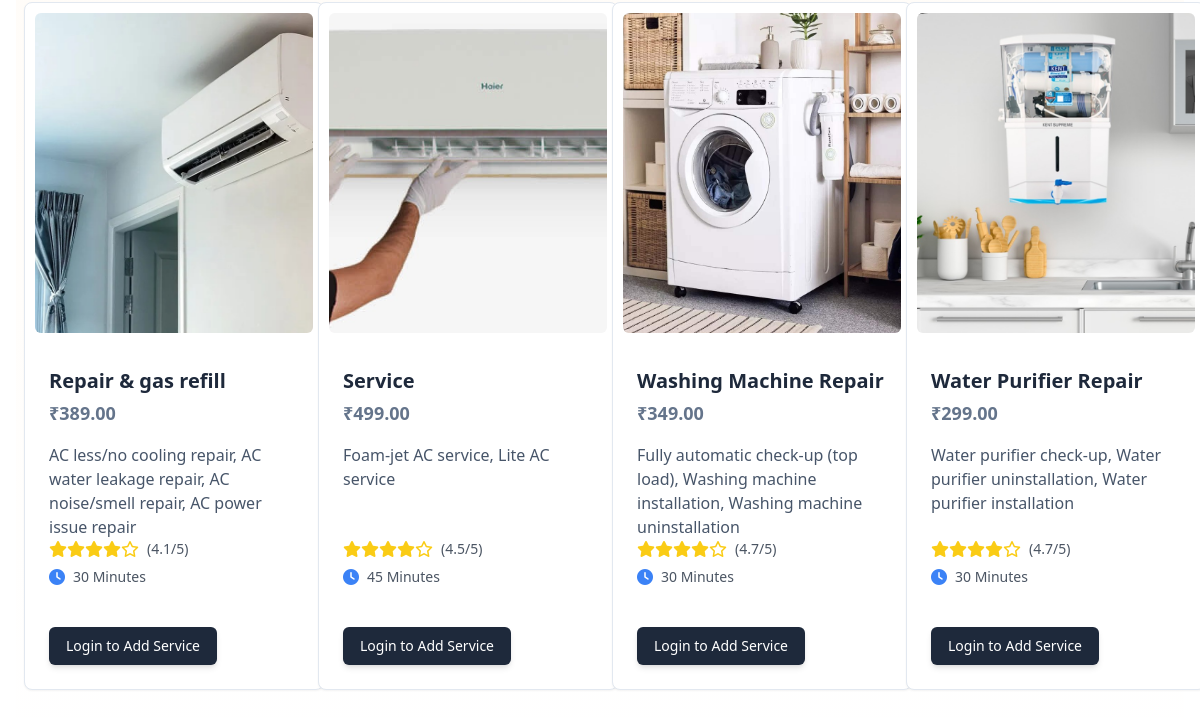
/home/ (lower part), run on an earlier commit of the app's database.
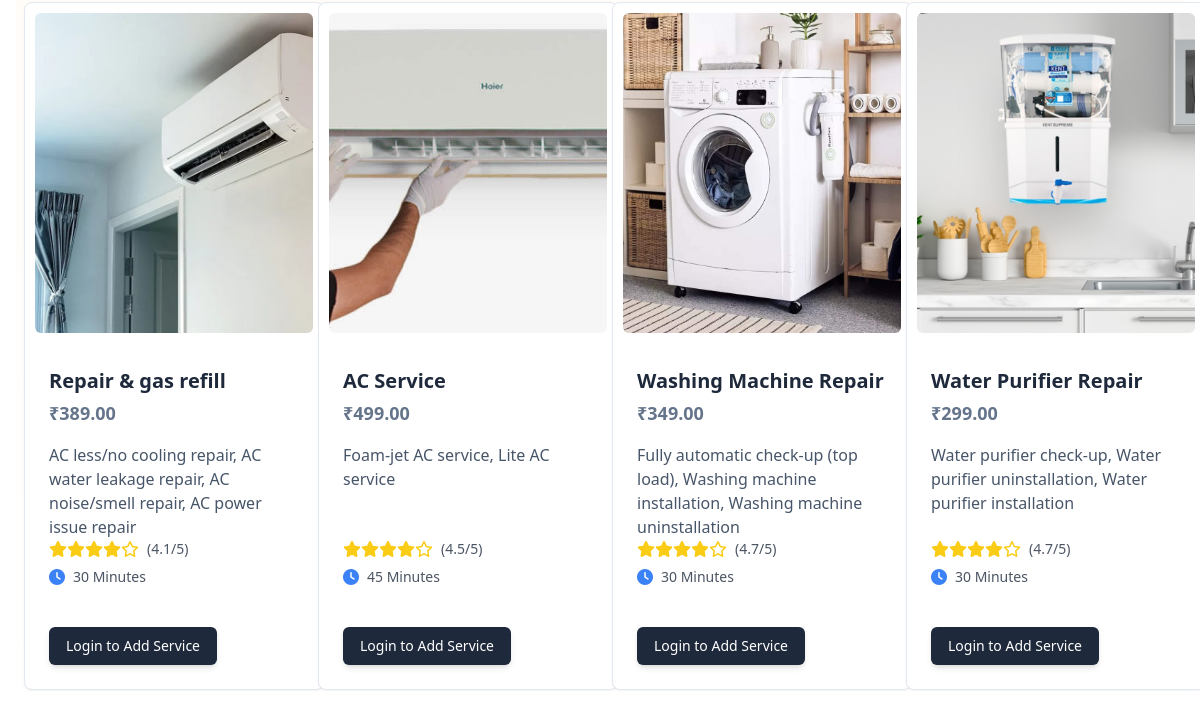
And on a later commit of the database.
### Homeapp/models.py (models this page shows, shortened)
class Service(models.Model):
    SERVICES = [
        ("Plumber", "Plumber"),
        ("Electrician", "Electrician"),
        ("Carpenter", "Carpenter"),
        ("Repair Technician", "Repair Technician"),
        ("Cleaner", "Cleaner"),
        ("Cook", "Cook"),
    ]
    service_id = models.AutoField(primary_key=True)
    provider = models.ForeignKey(ServiceProvider, on_delete=models.CASCADE, related_name="services")
    category = models.CharField(max_length=50, choices=SERVICES, db_index=True)  # Ensure same choices for consistency
    title = models.CharField(max_length=255, db_index=True)
    description = models.TextField()
    price = models.DecimalField(max_digits=10, decimal_places=2, default=0.00)
    duration = models.PositiveIntegerField(default=30)  # Assuming duration in minutes
    service_image = models.ImageField(upload_to="service_images/", blank=True, null=True)
    rating = models.FloatField(default=0.0)

### Homeapp/views.py (the view)
# urls.py: path('home/',views.home,name="home"),
def home(request, id=None):
    allServices = []
    servProd = Service.objects.values('category', 'service_id')
    cats = {item['category'] for item in servProd}
    for cat in cats:
        serv = Service.objects.filter(category=cat)
        n = len(serv)
        nSlides = n//4 + ceil((n/4)-(n//4))
        allServices.append([serv, range(1, nSlides), nSlides])
    allServices.sort(key=lambda x: x[0][0].category if x[0] else "")
    params = {'allServices': allServices}
    return render(request, 'home.html', params)

### templates/Home.html (shortened to what this page needs)
{% extends "base.html" %}
{% load static %}
{% load static tailwind_tags %}
{% block content %}
<main class="mt-16">
    <div class="container mx-auto mt-16 px-4 h-screen max-w-full">
        <div id="hero" class="min-h-screen bg-gradient-to-b from-purple-50 via-orange-50 to-transparent mb-5">
            <div id="hero-container" class="mx-auto px-2 pt-6 pb-16 flex flex-col sm:items-center sm:text-center sm:pt-12 ">
                {% for service, range, nSlides in allServices%}
                <section class="{{ service.0.category }}">
                    <div class="grid grid-cols-1 md:grid-cols-2 lg:grid-cols-4 gap-6">
                        {% for i in service %}
                        <div class="flex flex-col bg-white shadow-sm border border-slate-200 rounded-lg my-6 w-[300px]">
                            <div class="m-2.5 overflow-hidden rounded-md h-80 flex justify-center items-center">
                              <img class="w-full h-full object-cover" src="{{ i.service_image.url }}" alt="profile-picture" />
                            </div>
                            <div class="p-6 text-left">
                              <h4 class="mb-1 text-xl font-semibold text-slate-800 " id="namepr{{i.id}}">
                                {{i.title}}
                              </h4>
                              <p
                                class="text-lg text-left font-bold text-slate-500    uppercase">
                                ₹{{i.price}}
                              </p>
                              <p class="text-base text-slate-600 mt-4 font-light h-24 overflow-hidden">
                                {{ i.description }}
                              </p>
                              <div class="flex items-center mb-2">
                                <div class="flex text-yellow-400">
                                    {% for star in "12345" %}
                                        {% with position=forloop.counter %}
                                            {% if i.rating >= position %}
                                                <i class="fas fa-star"></i>
                                            {% elif i.rating >= position|add:"-0.25" %}
                                                <i class="fas fa-star-three-quarters"></i>
                                            {% elif i.rating >= position|add:"-0.5" %}
                                                <i class="fas fa-star-half-alt"></i>
                                            {% elif i.rating >= position|add:"-0.75" %}
                                                <i class="fas fa-star-quarter"></i>
                                            {% else %}
                                                <i class="far fa-star"></i>
                                            {% endif %}
                                        {% endwith %}
                                    {% endfor %}
                                </div>
                                <span class="text-gray-600 text-sm ml-2">({{ i.rating|floatformat:1 }}/5)</span>
                            </div>
                            <div class="flex items-center justify-between mb-2">
                                <div class="flex items-center">
                                    <i class="fas fa-clock text-blue-500 mr-2"></i>
                                    <span class="text-sm text-gray-600">{{ i.duration }} Minutes</span>
                                </div>
                            </div>
                            </div>
                            {% if request.user.is_authenticated %}
                            <div class="flex p-6 pt-2 gap-7">
                                <span id="divpr{{i.service_id}}" class="divpr">
                                  <button id="pr{{i.service_id}}"  class="cartb min-w-32  rounded-md
                                   bg-slate-800 py-2 px-4 border border-transparent
                                   text-center text-sm text-white transition-all shadow-md
                                   hover:shadow-lg focus:bg-slate-700 focus:shadow-none active:bg-slate-700 hover:bg-slate-700 active:shadow-none disabled:pointer-events-none disabled:opacity-50 disabled:shadow-none" type="button">
                                    Add Service
                                  </button>
                                </span>
                                </div>
                            {% else %}
                            <div class="flex p-6 pt-2 gap-7">
                                <span >
                                    <a href="/authentication">
                                  <button  class="cartb min-w-32  rounded-md
                                   bg-slate-800 py-2 px-4 border border-transparent
                                   text-center text-sm text-white transition-all shadow-md
                                   hover:shadow-lg focus:bg-slate-700 focus:shadow-none active:bg-slate-700 hover:bg-slate-700 active:shadow-none disabled:pointer-events-none disabled:opacity-50 disabled:shadow-none" type="button">
                                    Login to Add Service
                                  </button>
                                </a>
                                </span>
                                </div>
                            {% endif %}
                          </div>
                        {% endfor %}
                    </div>
                </section>
                {% endfor %}
            </div>
        </div>
    </div>
</main>
{% endblock %}

### templates/base.html (shortened to what this page needs)
{% load static tailwind_tags %}
{% load static %}
<!DOCTYPE html>
<html lang="en">
<head>
    <link rel="stylesheet" href="https://cdnjs.cloudflare.com/ajax/libs/font-awesome/6.1.1/css/all.min.css" />
    {% tailwind_css %}
</head>
<body>
    {% block content %}{% endblock content %}
</body>
</html>

What changed in the data, as far as the page shows it:
changed Service "Foam-jet AC service, Lite AC service": title "Service" → "AC Service"
